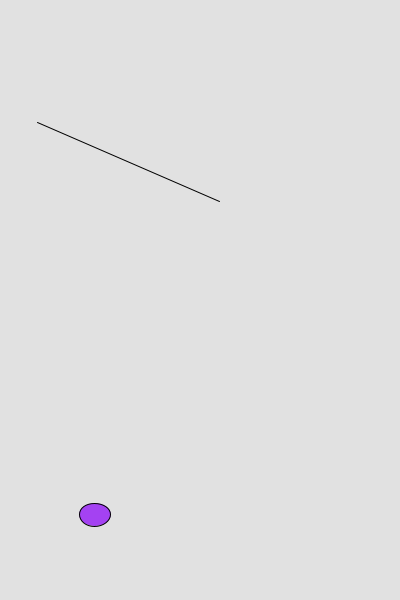
Frame 1 (no input)
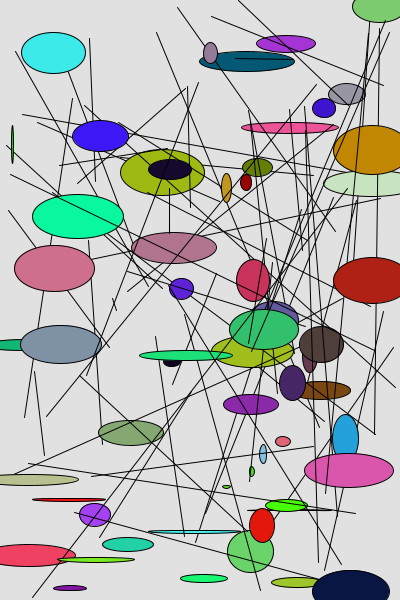
Frame 60 (the mouse pressed at the canvas centre just before this capture)
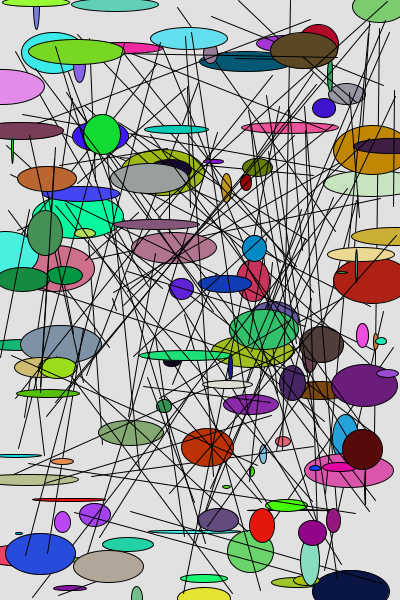
Frame 120 (the mouse held since frame 60 and released just before this capture)

The Processing sketch that drew these frames (run headless with seeded random() and noise(); from frame 60 on, the mouse is pressed at the canvas centre):

// Processing sketch: processing_99069
// ── processing_99069.pde

void setup()
{
  size(400, 600);
  background(225);
  smooth();
  frameRate(60);
}
void draw()
{
  fill(random(255),random(255),random(255));
  ellipse(random(width),random(height), random(100),random (50));
  line(random(width),random(height),random(width),random(height));
  
}

void mousePressed()
{
  background(random(255),random(255),random(255));
}
